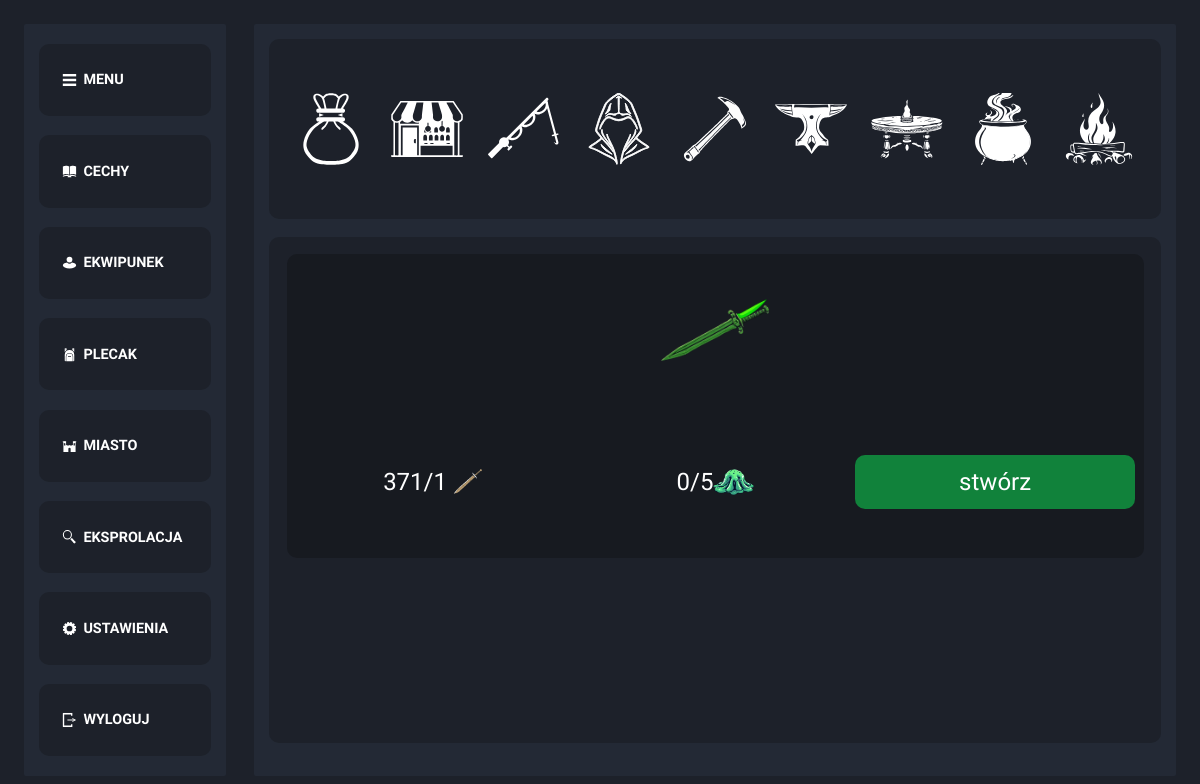
The app's page /city/magic.php (signed in) with its own data.
### tables this page shows
CREATE TABLE `recipes` (
  `RID` int(11) NOT NULL,
  `type` text NOT NULL,
  `Item_ID` int(11) NOT NULL,
  `lvl` int(11) NOT NULL,
  `ingredient_1` int(11) NOT NULL DEFAULT 0,
  `ingredient_1a` int(11) NOT NULL DEFAULT 0,
  `ingredient_2` int(11) NOT NULL DEFAULT 0,
  `ingredient_2a` int(11) NOT NULL DEFAULT 0,
  `ingredient_3` int(11) NOT NULL DEFAULT 0,
  `ingredient_3a` int(11) NOT NULL DEFAULT 0
);

CREATE TABLE `items` (
  `ID` int(11) NOT NULL,
  `type` varchar(255) NOT NULL,
  `name` varchar(255) NOT NULL,
  `description` varchar(255) NOT NULL,
  `image` varchar(255) NOT NULL,
  `price` int(11) NOT NULL,
  `P_dmg` int(11) NOT NULL DEFAULT 0,
  `S_dmg` int(11) NOT NULL DEFAULT 0,
  `B_dmg` int(11) NOT NULL DEFAULT 0,
  `A_s` int(11) NOT NULL DEFAULT 0,
  `F_dmg` int(11) NOT NULL DEFAULT 0,
  `I_dmg` int(11) NOT NULL DEFAULT 0,
  `E_dmg` int(11) NOT NULL DEFAULT 0,
  `P_def` int(11) NOT NULL DEFAULT 0,
  `S_def` int(11) NOT NULL DEFAULT 0,
  `B_def` int(11) NOT NULL DEFAULT 0,
  `F_def` int(11) NOT NULL DEFAULT 0,
  `I_def` int(11) NOT NULL DEFAULT 0,
  `E_def` int(11) NOT NULL DEFAULT 0,
  `ADD_def` int(11) NOT NULL DEFAULT 0,
  `ADD_atk` int(11) NOT NULL DEFAULT 0,
  `ADD_hp` int(11) NOT NULL DEFAULT 0,
  `weapon_type` text NOT NULL DEFAULT 'none',
  `equipable` tinyint(1) NOT NULL DEFAULT 0
);

CREATE TABLE `inventory` (
  `SID` int(11) NOT NULL,
  `user_ID` int(11) NOT NULL,
  `Item_ID` int(11) NOT NULL,
  `quantity` int(11) NOT NULL
);

### city/magic.php (the view, shortened to what this page needs)
<!DOCTYPE html>
<html lang="en">
<head>
    <link rel="stylesheet" href="style_craft.css">
</head>
<body>
<aside id="menu">
        <section class="menu" onclick="hide()">
            <div class="menu_icon"><img src="../icons/menu.svg" alt=""></div>
            <div class="menu_text">MENU</div>
        </section>
        <section class="menu" onclick="character()">
            <div class="menu_icon"><img src="../icons/skill.svg" alt=""></div>
            <div class="menu_text">CECHY</div>
        </section>
        <section class="menu" onclick="equipment()">
            <div class="menu_icon"><img src="../icons/equipment.svg" alt=""></div>
            <div class="menu_text">EKWIPUNEK</div>
        </section>
        <section class="menu" onclick="backpack()">
            <div class="menu_icon"><img src="../icons/backpack.svg" alt=""></div>
            <div class="menu_text">PLECAK</div>
        </section>
        <section class="menu" onclick="city()">
            <div class="menu_icon"><img src="../icons/city.svg" alt=""></div>
            <div class="menu_text">MIASTO</div>
        </section>
        <section class="menu" onclick="exploration()">
            <div class="menu_icon"><img src="../icons/explor.svg" alt=""></div>
            <div class="menu_text">EKSPROLACJA</div>
        </section>
        <section class="menu" onclick="settings()">
            <div class="menu_icon"><img src="../icons/settings.svg" alt=""></div>
            <div class="menu_text">USTAWIENIA</div>
        </section>
        <section class="menu" onclick="logout()">
            <div class="menu_icon"><img src="../icons/logout.svg" alt=""></div>
            <div class="menu_text">WYLOGUJ</div>
        </section>
    </aside>
    <main id="glowny">
        <section class="header">
            <section><img src="../icons/merchant.svg" alt="market" onclick="merchant()"></section>
            <section><img src="../icons/market.svg" alt="market" onclick="market()"></section>
            <section><img src="../icons/fishing.svg" alt="market"onclick="fishing()"></section>
            <section><img src="../icons/hood.svg" alt="market" onclick="sneak()"></section>
            <section><img src="../icons/pickaxe.svg" alt="market" onclick="mine()"></section>
            <section><img src="../icons/anvil.svg" alt="market"onclick="blacksmith()"></section>
            <section><img src="../icons/enchant.svg" alt="market"onclick="magic()"></section>
            <section><img src="../icons/alchemy.svg" alt="market"onclick="alchemy()"></section>
            <section><img src="../icons/cook.svg" alt="market"onclick="cook()"></section>
        </section>
        <section class="location">
        <?php
            $connect=mysqli_connect("localhost","root","","rpg");
            $sql="SELECT * FROM skill WHERE ID={$_SESSION["LOG-IN"]}";
            $resoult=mysqli_query($connect,$sql);
            $row=mysqli_fetch_assoc($resoult);
            $lvl=$row['ENCHANTING'];
            $sql="SELECT * FROM recipes JOIN items ON items.ID=recipes.Item_ID WHERE lvl<={$lvl} AND recipes.type='ENCHANTING'  ORDER BY lvl";
            $resoult=mysqli_query($connect,$sql);
            while($row=mysqli_fetch_assoc($resoult))
            {
                echo"
                    <section class='source'>
                        <section class='item'>
                        <img src='../items/{$row['image']}'>
                        </section>
                        <section class='ingridients'>";
                        $dane=$row['RID'].",";
                        if($row['ingredient_1']!=0)
                        {
                            $dane.=$row['ingredient_1'];
                            $dane.=",";
                            $dane.=$row['ingredient_1a'];
                            $sqls="SELECT * FROM items WHERE ID={$row['ingredient_1']}";
                            $resoults=mysqli_query($connect,$sqls);
                            $rows=mysqli_fetch_assoc($resoults);
                            $image=$rows['image'];
                            $quantity=0;
                            $sqls="SELECT * FROM inventory WHERE Item_ID={$row['ingredient_1']} AND inventory.user_ID={$_SESSION['LOG-IN']};";
                            $resoults=mysqli_query($connect,$sqls);
                            if(mysqli_num_rows($resoults)==1)
                            {
                                $rows=mysqli_fetch_assoc($resoults);
                                $quantity=$rows['quantity'];
                            }
                            echo "<span class='ingredient'><span class='material{$row['ingredient_1']}'>{$quantity}</span>/{$row['ingredient_1a']} <img src='../items/{$image}' alt=''></span>";
                        }
                        else
                            $dane.="0,0";
                        if($row['ingredient_2']!=0)
                        {
                            $dane.=",";
                            $dane.=$row['ingredient_2'];
                            $dane.=",";
                            $dane.=$row['ingredient_2a'];
                            $sqls="SELECT * FROM items WHERE ID={$row['ingredient_2']}";
                            $resoults=mysqli_query($connect,$sqls);
                            $rows=mysqli_fetch_assoc($resoults);
                            $image=$rows['image'];
                            $quantity=0;
                            echo "<span class='ingredient'><span class='material{$row['ingredient_2']}'>{$quantity}</span>/{$row['ingredient_2a']} <img src='../items/{$image}' alt=''></span>";
                        }
                        else
                            $dane.=",0,0";
                        if($row['ingredient_3']!=0)
                        {
                            $dane.=",";
                            $dane.=$row['ingredient_3'];
                            $dane.=",";
                            $dane.=$row['ingredient_3a'];
                            $sqls="SELECT * FROM items WHERE ID={$row['ingredient_3']}";
                            $resoults=mysqli_query($connect,$sqls);
                            $rows=mysqli_fetch_assoc($resoults);
                            $image=$rows['image'];
                            $quantity=0;
                            $sqls="SELECT * FROM inventory WHERE Item_ID={$row['ingredient_3']} AND inventory.user_ID={$_SESSION['LOG-IN']};";
                            $resoults=mysqli_query($connect,$sqls);
                            if(mysqli_num_rows($resoults)==1)
                            {
                                $rows=mysqli_fetch_assoc($resoults);
                                $quantity=$rows['quantity'];
                            }
                            echo "<span class='ingredient'><span class='material{$row['ingredient_3']}'>{$quantity}</span>/{$row['ingredient_3a']} <img src='../items/{$image}' alt=''></span>";
                        }
                        else
                            $dane.=",0,0";
                echo"
                            <span class='create' onclick='craft({$dane})'>stwórz</span>
                        </section>
                    </section>
                ";
            }
        ?>
        </section>
    </main>
</body>
</html>

### city/style_craft.css (style rules this page uses)
body,html { padding: 0; margin: 0; width: 100%; height: 100%; }
* { font-family: "Comfortaa", Verdana, Geneva, Tahoma, sans-serif; color: white; font-size: 2svw; transition: 1s ease; border-radius: 10px; }
body { display: flex; flex-wrap: wrap; background-color: #1d212a; box-sizing: border-box; padding: 2%; overflow: hidden; }
main { width: 80%; height: 100%; background-color: #232935; border: 3px #232935 solid; border-radius: 2px; transition: 1s ease; padding: 1%; display: flex; box-sizing: border-box; flex-wrap: wrap; position: relative; animation:normal 3s main; }
aside { right: 0%; width: 17.5%; margin-right: 2.5%; height: 100%; background-color: #232935; box-sizing: border-box; border: 3px #232935 solid; border-radius: 2px; transition: 1s ease; display: flex; flex-wrap: wrap; padding: 1%; align-items: center; }
.menu { display: flex; align-items: center; justify-content: center; width: 100%; margin-bottom: 5%; height: 10%; background-color: #1d212a; overflow: hidden; box-sizing: border-box; padding: 10%; transition: 0.5s ease; }
.menu:last-child { margin-bottom: 0px; }
span { text-align: center; }
.menu_icon>img { width: 70%; aspect-ratio: 1; }
.menu>div { opacity: 1; display: flex; align-items: center; transition: 1s ease; height: 100%; }
.menu_icon { width: 20%; justify-content: center; }
.menu_text { width: 80%; justify-content: left; font-size: 1.2svw; font-weight: bold; color: white; }
.header { width: 100%; height: 25%; background-color: #1d212a; justify-content: center; box-sizing: border-box; display: flex; flex-wrap: wrap; justify-content: center; align-items: center; }
.header>section { width: 6svw; height: 6svw; margin: 0 1svw; aspect-ratio: 1; }
.header>section>img { height: 100%; width: 100%; }
.location { height: 70%; background-color: #1d212a; width: 100%; padding: 0 2%; box-sizing: border-box; overflow-y: auto; overflow-x:hidden; }
.source { box-sizing: border-box; margin: 2% 0; height: 60%; width: 100%; background-color: #171a20; align-items: center; justify-content: center; display: flex; flex-wrap: wrap; }
.ingridients,.item { width: 100%; height: 50%; padding: 1%; box-sizing: border-box; align-items: center; justify-content: center; display: flex; }
.ingredient { height: 100%; width: 50%; display: flex; flex-wrap: wrap; justify-content: center; align-items: center; }
.ingredient>img { height: 30%; }
.item>img { height: 80%; }
.create { display: flex; background-color: #11823b; justify-content: center; align-items: center; width: 50%; height: 40%; }

### records on screen
recipes: Item_ID.image (picture), inventory.quantity "371", ingredient_1a "1", items.image (picture), ingredient_2 "0", ingredient_2a "5"
